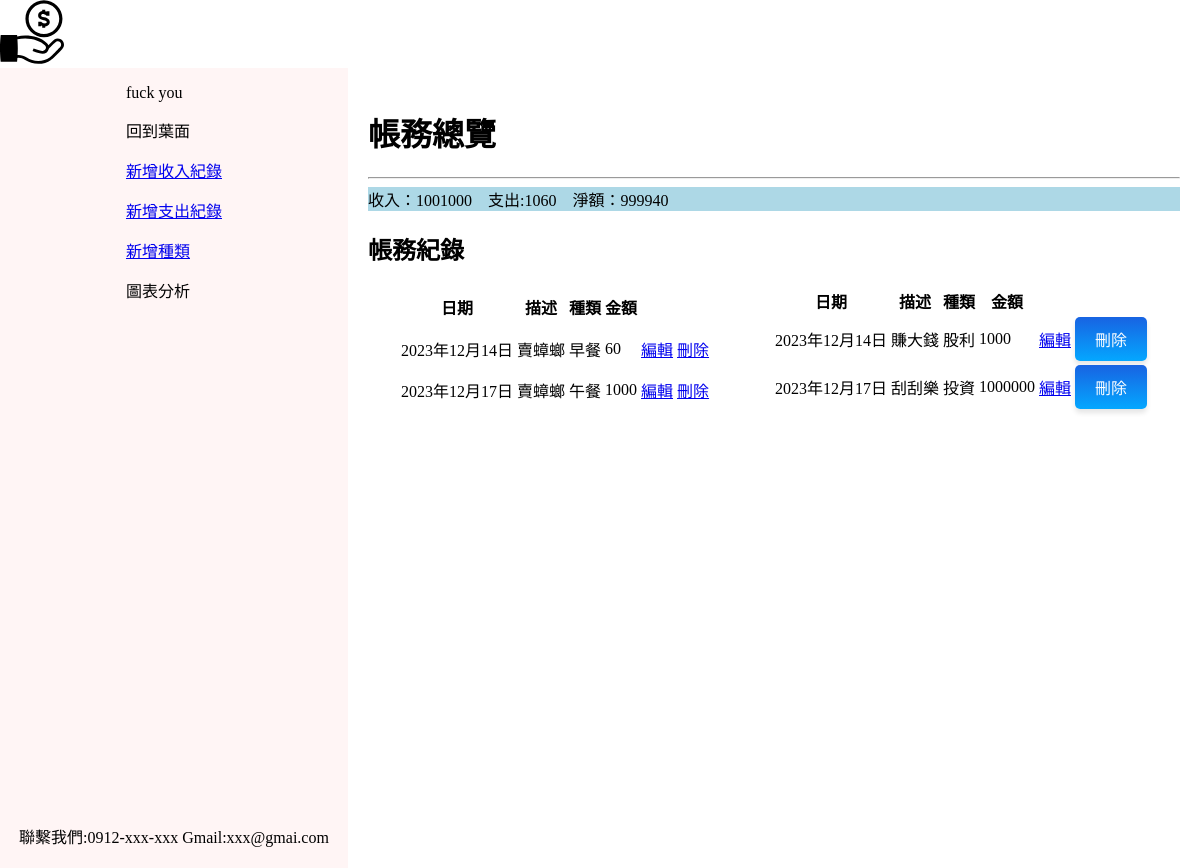
Before: /index/ with the older database file.
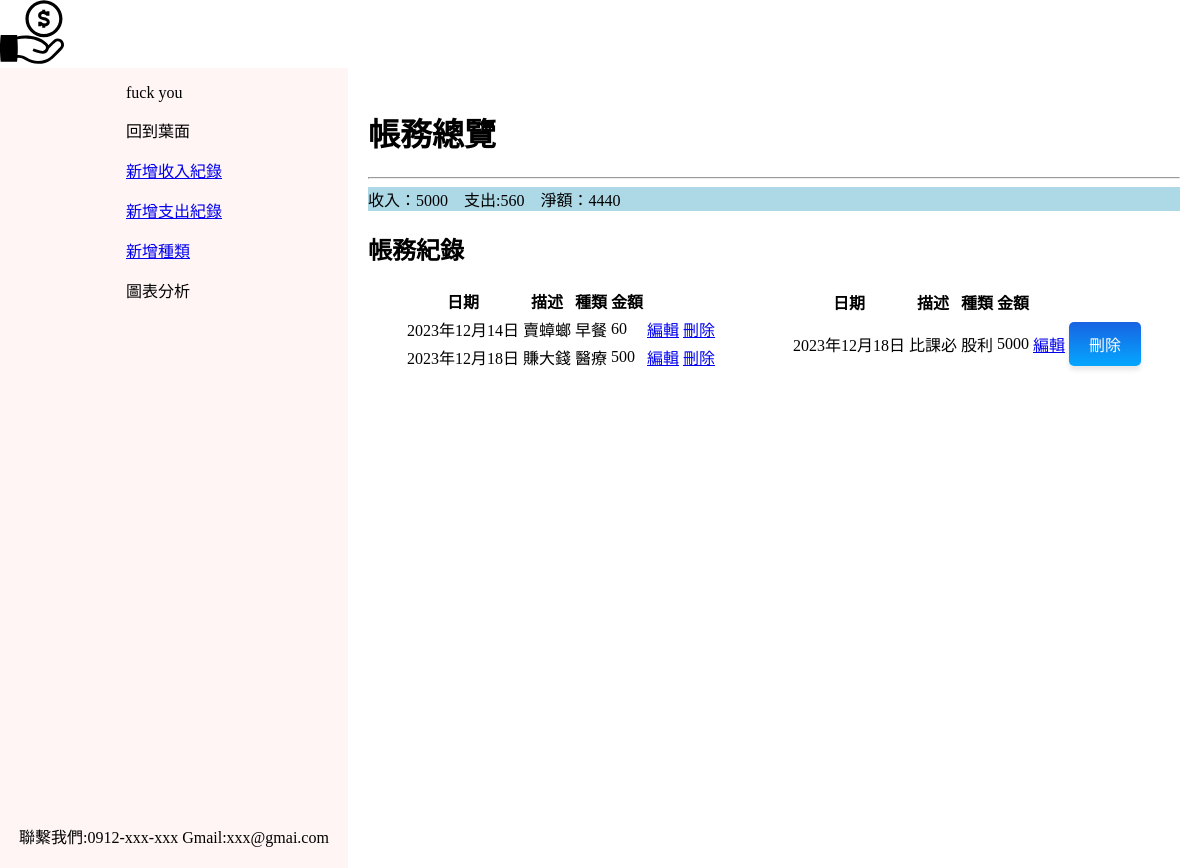
After: the same page with the newer database file.
### projectapp/models.py (models this page shows, shortened)
class Record_E(models.Model):
    date 	= DateField()
    description = CharField(max_length=300,null=True)
    categoryE 	= CharField(max_length=50)
    cash 	= IntegerField()

class Record_R(models.Model):
    date 	= DateField()
    description = CharField(max_length=300,null=True)
    categoryR 	= CharField(max_length=50)
    cash 	= IntegerField()

### projectapp/views.py (the view)
# urls.py: path('index/',views.recordall_and_cashflow,name='index'),
def recordall_and_cashflow(request):
    recordE=Record_E.objects.all().order_by('date')
    recordR=Record_R.objects.all().order_by('date')
    recordAllE=Record_E.objects.filter()
    recordAllR=Record_R.objects.filter()
    income_list=[record.cash for record in recordAllR]
    outcome_list=[record.cash for record in recordAllE]
    income=sum(income_list) if len(income_list)!=0 else 0
    outcome=sum(outcome_list) if len(outcome_list)!=0 else 0
    net = income -outcome
    return render(request,'index.html',locals())

### templates/index.html (shortened to what this page needs)
<!DOCTYPE html>
<html lang="en">
<head>
    <link rel="stylesheet" href="/static/css/index.css">
</head>
<body>
    <img  src="../static/img/cash.svg" alt="找不到">
    <div class="container">
      <div class="left-box">
        <div>
       <p>fuck you</p>
        <p>回到葉面</p>
        <a href="/addRrecord"><p>新增收入紀錄</p></a>
        <a href="/addErecord"><p>新增支出紀錄</p></a>
        <a href="/addcategory"><p>新增種類</p></a>
        <p>圖表分析</p>
        </div>
        <div style="margin-bottom:20px;">
          聯繫我們:0912-xxx-xxx
          Gmail:xxx@gmai.com
        </div>
      </div>
        <div class="right-text">
          <h1>帳務總覽</h1>
          <hr>
            <div class="incomeEP">
              收入：{{ income }} &nbsp;&nbsp;
              支出:{{ outcome }} &nbsp;&nbsp;
              淨額：{{ net }}
            </div>
          <h2>帳務紀錄</h2>
            <div class="table">
              <table>
                <th>日期</th>
                <th>描述</th>
                <th>種類</th>
                <th>金額</th>
            {% for record in recordE %}
            <tr>
              <td>{{ record.date }}</td>
              <td>{{ record.description }}</td>
              <td>{{ record.categoryE }}</td>
              <td>{{ record.cash }}</td>
              <td><a href="{% url 'editEr' record.id %}">編輯</a></td>
              <td><a href="{% url 'delEr' record.id %}">刪除</a></td>
            </tr>
            {% endfor %}
              </table>
              <table>
                <th>日期</th>
                <th>描述</th>
                <th>種類</th>
                <th>金額</th>
                {% for record in recordR %}
                <tr>
                <td>{{ record.date }}</td>
                <td>{{ record.description }}</td>
                <td>{{ record.categoryR }}</td>
                <td>{{ record.cash }}</td>
                <td><a href="{% url 'editRr' record.id %}">編輯</a></td>
                <td><a class="button-link-del" href="{% url 'delRr' record.id %}" >刪除</a></td>
                </tr>
                {% endfor %}
        </table>
      </div>
    </div>
  </div>
</body>
</html>

### static/css/index.css (style rules this page uses)
body { margin: 0; padding: 0; }
.container { display: flex; width: 100vw; height: 100vh; }
.left-box { display: flex; width: 30%; flex-direction:column; background-color: #fff5f5; align-items: center; justify-content: space-between; }
.right-text { width: 70%; padding: 20px; overflow-y: auto; }
.incomeEP { color:black; background-color: lightblue; }
.table { display:flex; justify-content: space-around; }
.button-link-del { display: inline-block; padding: 10px 20px; font-size: 16px; color: #fff; text-align: center; text-decoration: none; border-radius: 5px; border: none; background: linear-gradient(to bottom, #1863e2 0%, #04a7ff 100%); box-shadow: 0px 4px 5px rgba(0, 0, 0, 0.1); transition: all 0.3s ease; }

Changed rows visible on the page:
removed Record_E: date "2023年12月17日", description "賣蟑螂", categoryE "午餐", cash "1000"
removed Record_R: date "2023年12月14日", description "賺大錢", categoryR "股利", cash "1000"
removed Record_R: date "2023年12月17日", description "刮刮樂", categoryR "投資", cash "1000000"
added Record_E: date "2023年12月18日", description "賺大錢", categoryE "醫療", cash "500"
added Record_R: date "2023年12月18日", description "比課必", categoryR "股利", cash "5000"
Other visible differences:
{{ income }}: "1001000" → "5000"
{{ outcome }}: "1060" → "560"
{{ net }}: "999940" → "4440"
